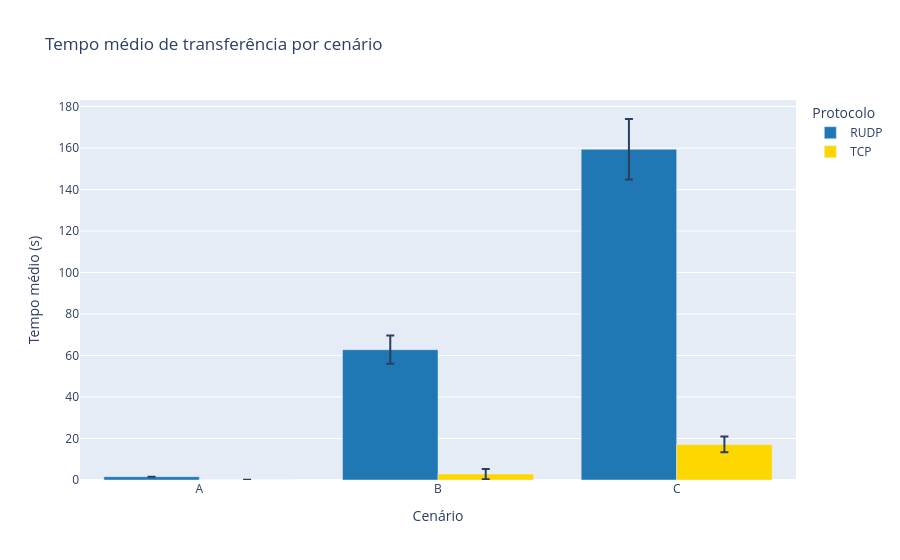

Notebook code for this chart:
### Code cell
fig = px.bar(
    summary_time,
    x="scenario",
    y="mean_time",
    color="protocol",
    barmode="group",
    error_y="std_time",
    title="Tempo médio de transferência por cenário",
    labels={
        "scenario": "Cenário",
        "mean_time": "Tempo médio (s)",
        "protocol": "Protocolo"
    },
    color_discrete_sequence=cores
)

fig.write_image(
    "../results/figures/tempo_medio_transferencia.png",
)

fig.show()

### Figure 1 — Plotly figure (JSON) as saved in the notebook; plotly's stock layout.template omitted (floating-point values rounded to 4 significant figures)
{"data": [{"alignmentgroup": "True", "error_y": {"array": [0.006085, 6.797, 14.6]}, "hovertemplate": "Protocolo=RUDP<br>Cenário=%{x}<br>Tempo médio (s)=%{y}<extra></extra>", "legendgroup": "RUDP", "marker": {"color": "#1F77B4", "pattern": {"shape": ""}}, "name": "RUDP", "offsetgroup": "RUDP", "orientation": "v", "showlegend": true, "textposition": "auto", "type": "bar", "x": ["A", "B", "C"], "xaxis": "x", "y": [1.555, 62.8, 159.4], "yaxis": "y"}, {"alignmentgroup": "True", "error_y": {"array": [0.00777, 2.481, 3.789]}, "hovertemplate": "Protocolo=TCP<br>Cenário=%{x}<br>Tempo médio (s)=%{y}<extra></extra>", "legendgroup": "TCP", "marker": {"color": "#FFD700", "pattern": {"shape": ""}}, "name": "TCP", "offsetgroup": "TCP", "orientation": "v", "showlegend": true, "textposition": "auto", "type": "bar", "x": ["A", "B", "C"], "xaxis": "x", "y": [0.0569, 2.879, 17.12], "yaxis": "y"}], "layout": {"barmode": "group", "legend": {"title": {"text": "Protocolo"}, "tracegroupgap": 0}, "title": {"text": "Tempo médio de transferência por cenário"}, "xaxis": {"anchor": "y", "domain": [0, 1], "title": {"text": "Cenário"}}, "yaxis": {"anchor": "x", "domain": [0, 1], "title": {"text": "Tempo médio (s)"}}}}
